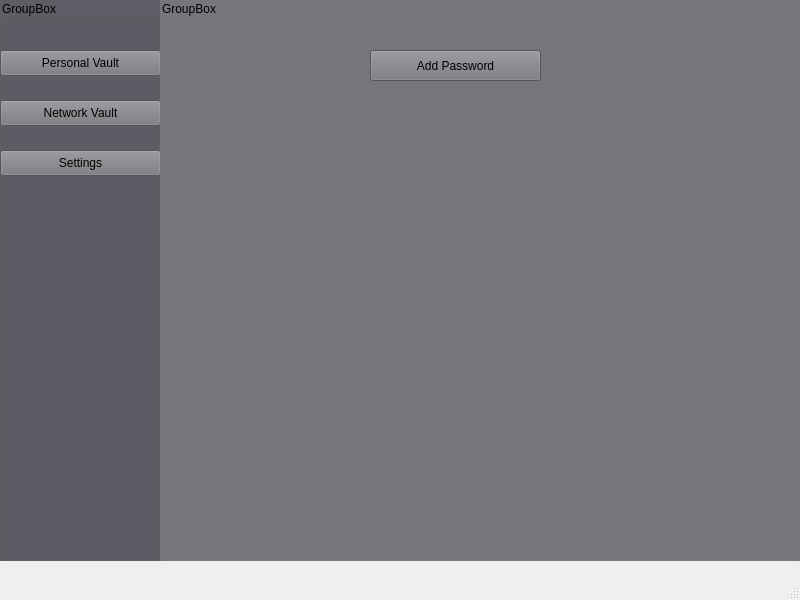
<?xml version="1.0" encoding="UTF-8"?>
<ui version="4.0">
 <class>MainWindow</class>
 <widget class="QMainWindow" name="MainWindow">
  <property name="geometry">
   <rect>
    <x>0</x>
    <y>0</y>
    <width>800</width>
    <height>600</height>
   </rect>
  </property>
  <property name="windowTitle">
   <string>MainWindow</string>
  </property>
  <widget class="QWidget" name="centralwidget">
   <widget class="QWidget" name="verticalLayoutWidget">
    <property name="geometry">
     <rect>
      <x>0</x>
      <y>0</y>
      <width>160</width>
      <height>561</height>
     </rect>
    </property>
    <layout class="QVBoxLayout" name="verticalLayout">
     <item>
      <widget class="QGroupBox" name="groupBox">
       <property name="styleSheet">
        <string notr="true">background-color: rgb(94, 92, 100);</string>
       </property>
       <property name="title">
        <string>GroupBox</string>
       </property>
       <widget class="QPushButton" name="personalVault">
        <property name="geometry">
         <rect>
          <x>0</x>
          <y>50</y>
          <width>161</width>
          <height>26</height>
         </rect>
        </property>
        <property name="styleSheet">
         <string notr="true">background-color: rgb(119, 118, 123);</string>
        </property>
        <property name="text">
         <string>Personal Vault</string>
        </property>
       </widget>
       <widget class="QPushButton" name="networkVault">
        <property name="geometry">
         <rect>
          <x>0</x>
          <y>100</y>
          <width>161</width>
          <height>26</height>
         </rect>
        </property>
        <property name="styleSheet">
         <string notr="true">background-color: rgb(119, 118, 123);</string>
        </property>
        <property name="text">
         <string>Network Vault</string>
        </property>
       </widget>
       <widget class="QPushButton" name="settingsButton">
        <property name="geometry">
         <rect>
          <x>0</x>
          <y>150</y>
          <width>161</width>
          <height>26</height>
         </rect>
        </property>
        <property name="styleSheet">
         <string notr="true">background-color: rgb(119, 118, 123);</string>
        </property>
        <property name="text">
         <string>Settings</string>
        </property>
       </widget>
      </widget>
     </item>
    </layout>
   </widget>
   <widget class="QWidget" name="horizontalLayoutWidget">
    <property name="geometry">
     <rect>
      <x>160</x>
      <y>0</y>
      <width>641</width>
      <height>561</height>
     </rect>
    </property>
    <layout class="QHBoxLayout" name="horizontalLayout">
     <item>
      <widget class="QGroupBox" name="personalGroupBox">
       <property name="styleSheet">
        <string notr="true">background-color: rgb(119, 118, 123);</string>
       </property>
       <property name="title">
        <string>GroupBox</string>
       </property>
       <widget class="QPushButton" name="pushButton">
        <property name="geometry">
         <rect>
          <x>210</x>
          <y>50</y>
          <width>171</width>
          <height>31</height>
         </rect>
        </property>
        <property name="text">
         <string>Add Password</string>
        </property>
       </widget>
      </widget>
     </item>
    </layout>
   </widget>
  </widget>
  <widget class="QMenuBar" name="menubar">
   <property name="geometry">
    <rect>
     <x>0</x>
     <y>0</y>
     <width>800</width>
     <height>23</height>
    </rect>
   </property>
  </widget>
  <widget class="QStatusBar" name="statusbar"/>
 </widget>
 <resources/>
 <connections/>
</ui>
